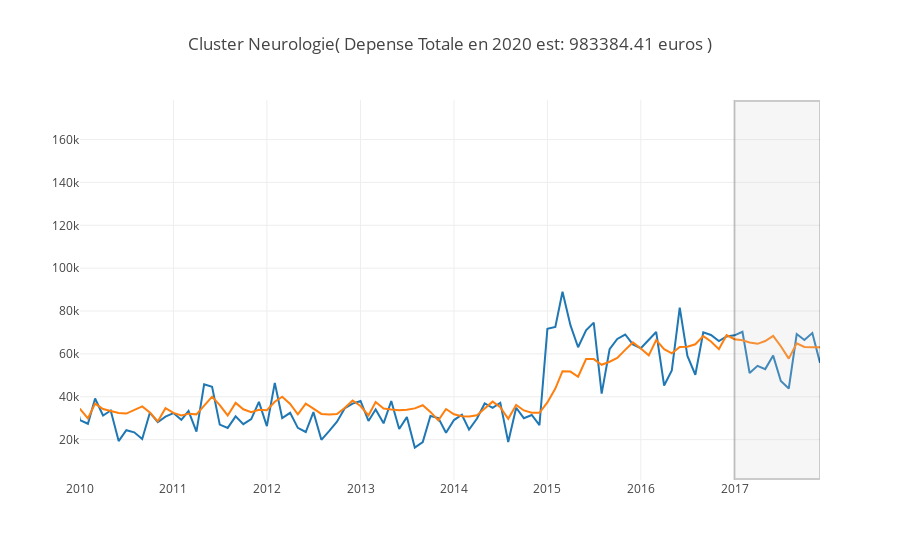

Source (notebook cell):
### Markdown cell above
#### Cluster Neurologie

### Code cell
make_prediction_by_cluster(data = df, cluster = 'c3', validation_period = validation_period, n_pred = n_preds, period = ['2013-01-01','2020-01-01'], plot_intervals = False,list_slen = range(1,13))
